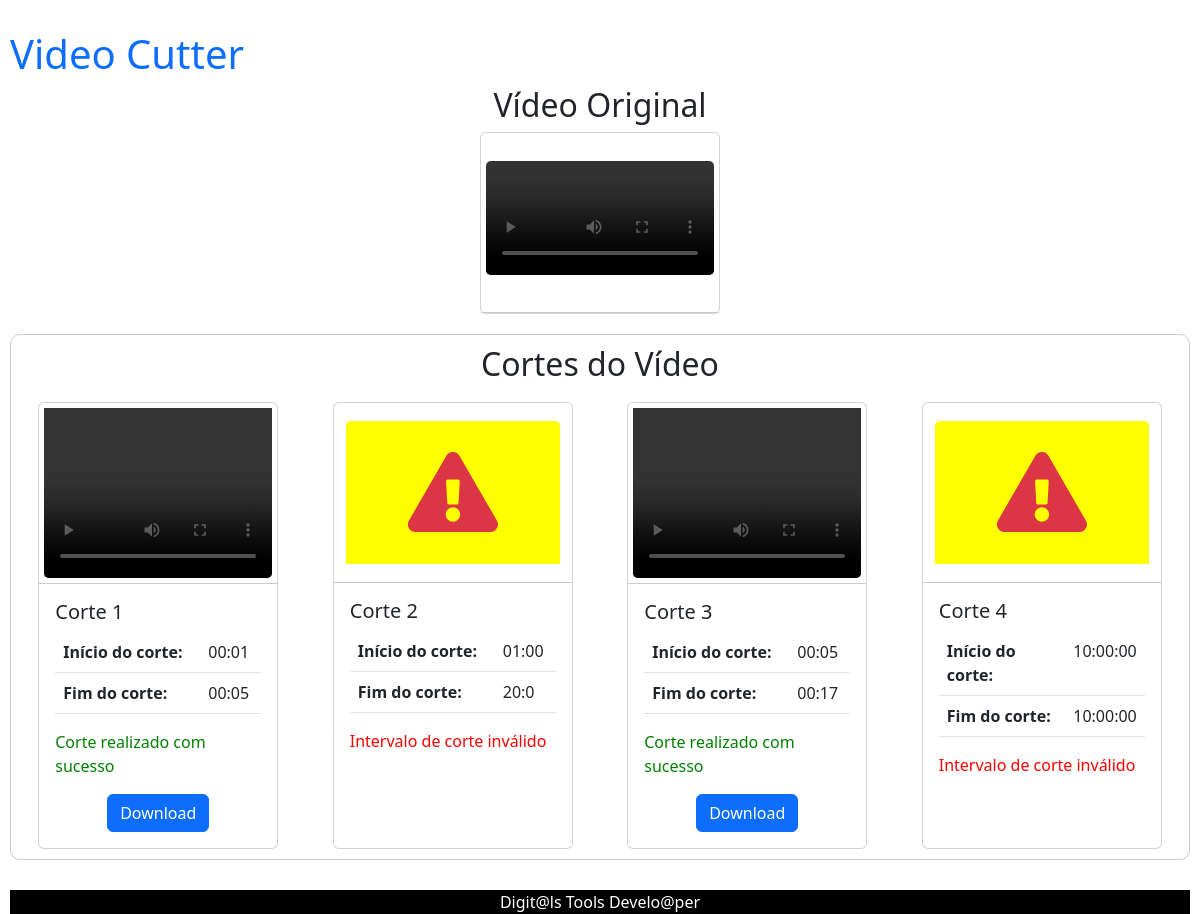
The app's page /results/, older data.
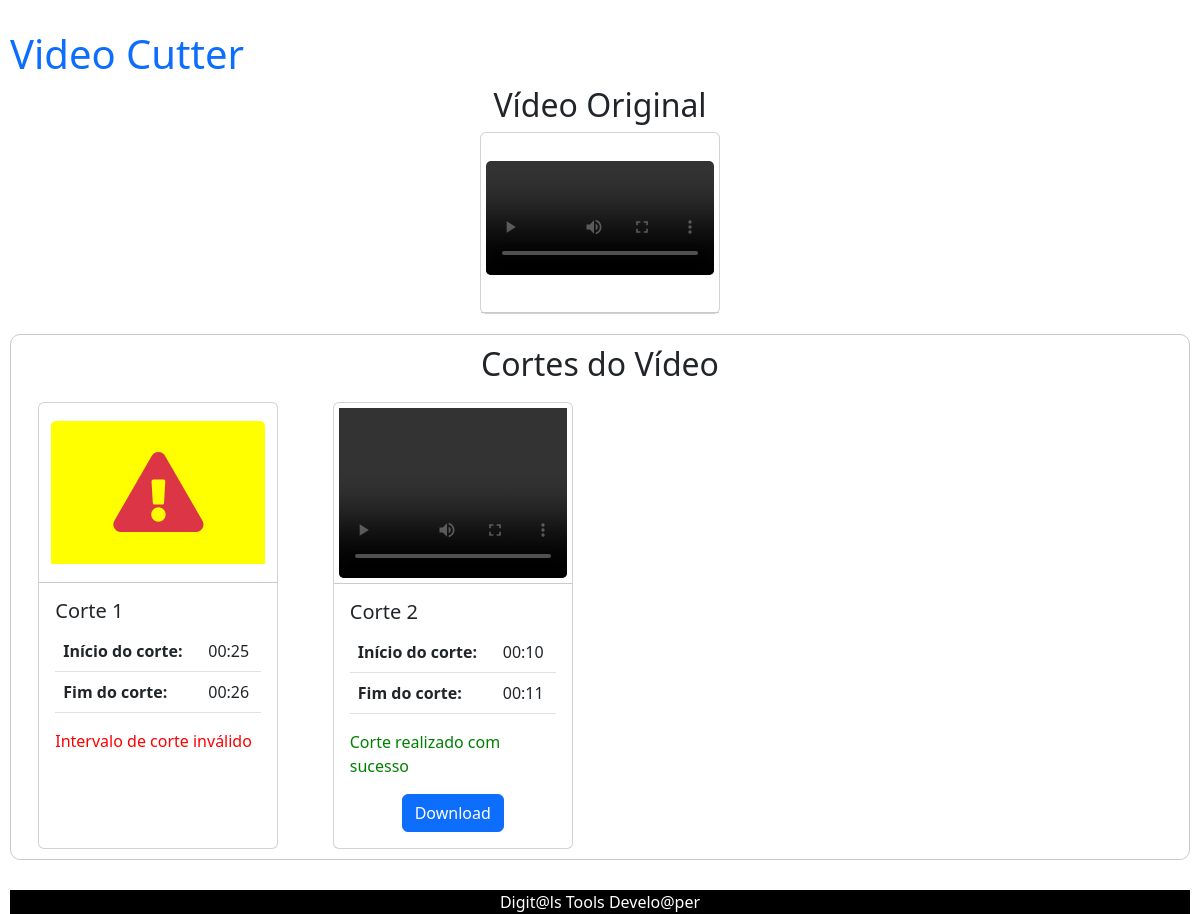
The same page, newer data.
### video_cutter_app/models.py (models this page shows)
class VideoCut(models.Model):
    video = models.ForeignKey('Video', on_delete=models.CASCADE)
    start_time = models.CharField(max_length=8)  # HH:MM:SS
    end_time = models.CharField(max_length=8)  # HH:MM:SS
    video_path = video_path = models.FileField(upload_to='videos/')  # Caminho para o arquivo de v�deo no sistema de arquivos

### video_cutter_app/views.py (the view)
# urls.py: path('results/', views.results, name="results"),
def results(request):
    video_original = Video.objects.last()
    cuts = VideoCut.objects.filter(video=video_original)
    context = {
        'video': video_original,
        'cuts': cuts,
    }
    return render(request, 'video_cutter_app/results.html', context)

### video_cutter_app/templates/video_cutter_app/results.html (shortened to what this page needs)
{% extends "video_cutter_app/base.html" %}
{% block content %}
<div class="body-results">
    <h2>Vídeo Original</h2>
    <div class="row video-original ">
        <div class=" ">
            <div class="card">
                <div class="card-media">
                    <video controls>
                        <source src="{{ video.video_file.url }}" type="{{ video.video_file.content_type }}">
                    </video>
                </div>
            </div>
        </div>
    </div>
    <div class="row results-cards">
        <div class="results-title">
            <h2>Cortes do Vídeo</h2>
        </div>
        {% for cut in cuts %}
        <div class="col-md-3 {% if 'Mobile' in request.META.HTTP_USER_AGENT %}col-sm-6{% endif %} cards-items ">
            <div class="card ">
                <div class="card-media">
                    {% if cut.video_path == "Intervalo inválido" %}
                    <i class="fas fa-exclamation-triangle fa-5x text-danger card-img-top"></i>
                    {% else %}
                    <video class="card-img-top" controls width="286" height="180">
                        <source src="{{ cut.video_path.url }}" type="{{ cut.video_path.content_type }}">
                    </video>
                    {% endif %}
                </div>
                <div class="card-body card-result">
                    <h5 class="card-title">Corte {{ forloop.counter }}</h5>
                    <table class="table" >
                        <tbody style="width: 100%;">
                            <tr>
                                <th>Início do corte:</th>
                                <td>{{ cut.start_time }}</td>
                            </tr>
                            <tr>
                                <th>Fim do corte:</th>
                                <td>{{ cut.end_time }}</td>
                            </tr>
                        </tbody>
                    </table>
                    {% if cut.video_path == "Intervalo inválido" %}
                    <p class="card-text intervalo-invalido">Intervalo de corte inválido</p>
                    {% else %}
                    <p class="card-text cut-success">Corte realizado com sucesso</p>
                    <div class="div-btn-dowload-cut">
                        <a href="{{ cut.video_path.url }}" download="corte_{{ forloop.counter }}.mp4"
                            class="btn btn-primary ">Download</a>
                    </div>
                    {% endif %}
                </div>
            </div>
        </div>
        {% endfor %}
    </div>
</div>
{% endblock %}

Row changes from the older to the newer data that the page shows:
removed VideoCut: start_time "00:01", end_time "00:05"
removed VideoCut: start_time "01:00", end_time "20:0", shows "Intervalo de corte inválido"
removed VideoCut: start_time "00:05", end_time "00:17"
removed VideoCut: start_time "10:00:00", end_time "10:00:00", shows "Intervalo de corte inválido"
added VideoCut: start_time "00:25", end_time "00:26", shows "Intervalo de corte inválido"
added VideoCut: start_time "00:10", end_time "00:11"
